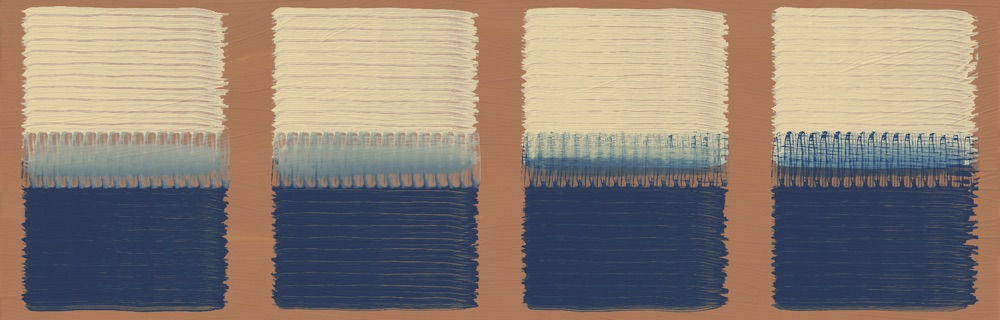
#> input picture notes/drying/study_time_blends_2000.jpg, 1000 x 320 px, given in place of slab-baseline-color.png, which was not available
$ python knife_probe_sheet.py ../notes/drying
#> lines starting #> are read from the running program, lines starting #| are printed output that depends on the picture
#!/usr/bin/env -S uv run --script
# /// script
# requires-python = ">=3.11"
# dependencies = ["Pillow>=10"]
# ///
import argparse
import csv
from pathlib import Path

from PIL import Image, ImageDraw, ImageFont


def main():
    parser = argparse.ArgumentParser(description="Label the native knife_probe views without repainting.")
    parser.add_argument("directory", type=Path)
    args = parser.parse_args()
    probes = [
        ("slab", "Laid slab | pressure 0.35 to 0.5, tilt 15"),
        ("edge", "Edge stroke | blade along path, tilt 80"),
        ("scrape", "Scrape-back | fresh orange over set blue, pressure 1"),
        ("veil", "Thin veil | smooth set blue, pressure 0.75 to 0.8"),
        ("wet-mix", "Wet into wet | yellow blade crosses fresh blue"),
        ("ridges", "Impasto ridges | light pressure, lift 0.35"),
    ]
    font_path = "/usr/share/fonts/truetype/dejavu/DejaVuSans.ttf"
    font = ImageFont.truetype(font_path, 17)
    header = ImageFont.truetype(font_path, 23)
    crop = (40, 70, 600, 245)
    width, height = crop[2] - crop[0], crop[3] - crop[1]
    models = ["baseline", "knife-1"]
    if (args.directory / "slab-knife-2-gallery.png").exists():
        models.append("knife-2")
    if (args.directory / "slab-knife-3-gallery.png").exists():
        models.append("knife-3")
    if (args.directory / "slab-knife-4-gallery.png").exists():
        models.append("knife-4")
    round_number = len(models) - 1
    for view, label in [("color", "Color"), ("gallery", "Gallery 115 / 55 / 1"), ("relief", "Relief 135 / 25 / 1")]:
        sheet = Image.new("RGB", (len(models) * (width + 16) + 16, 100 + len(probes) * (height + 40)), "#202020")
#> sheet: PIL image 1168x1390 RGB; every value is 32
        draw = ImageDraw.Draw(sheet)
        draw.text((16, 10), f"Knife round {round_number}: {label}", font=header, fill="white")
        for col, model in enumerate(models):
            draw.text((16 + col * (width + 16), 53), model.capitalize(), font=font, fill="white")
        for row, (probe, label) in enumerate(probes):
            y = 90 + row * (height + 40)
            draw.text((16, y), label, font=font, fill="white")
            for col, model in enumerate(models):
                with Image.open(args.directory / f"{probe}-{model}-{view}.png") as image:
#> image is the input picture: PIL image 1000x320 RGB; mean R, G, B 140.9, 128.4, 118
                    sheet.paste(image.crop(crop), (16 + col * (width + 16), y + 28))
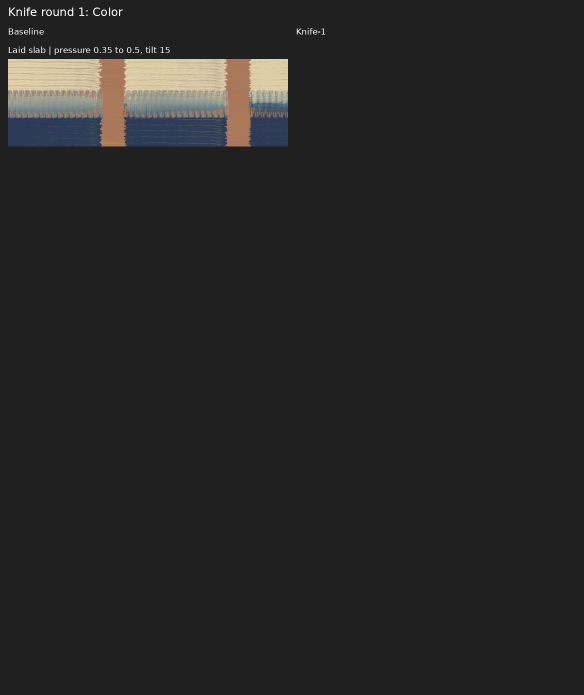
#> sheet: PIL image 1168x1390 RGB (shown at 1/2 size); mean R, G, B 38.9, 38.4, 37.8
        sheet.save(args.directory / f"sheet-{view}.png")
    with (args.directory / "volume.csv").open() as source:
        rows = list(csv.DictReader(source))
    print(f"{len(rows)} closed ledgers; max paint error = {max(abs(float(r['paint_error_mm3'])) for r in rows):.9f} mm^3")
    print(f"max solvent error = {max(abs(float(r['solvent_error_mm3'])) for r in rows):.9f} mm^3")


if __name__ == "__main__":
#> (the run stopped early here; a loop or call above may not have finished)

$ run again, on notes/drying/study_time_scumble_glaze_2000.jpg
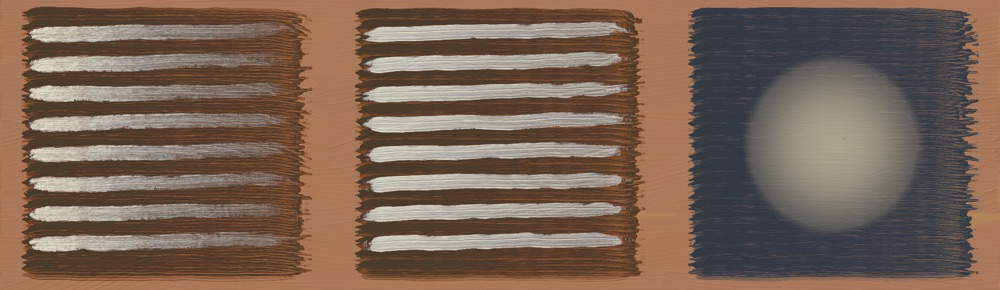
#> input picture notes/drying/study_time_scumble_glaze_2000.jpg, 1000 x 290 px, given in place of slab-baseline-color.png, which was not available
#> in main, image is the input picture: PIL image 1000x290 RGB; mean R, G, B 121.3, 99.4, 85
#> in main, `sheet.paste(image.crop(crop), (16 + col * (width + 16), y + 28))`:
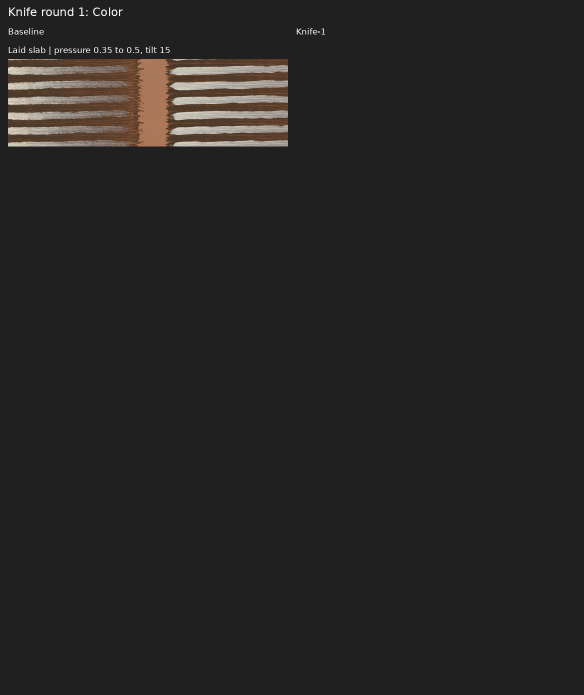
#> sheet: PIL image 1168x1390 RGB (shown at 1/2 size); mean R, G, B 38.1, 36.8, 35.8
